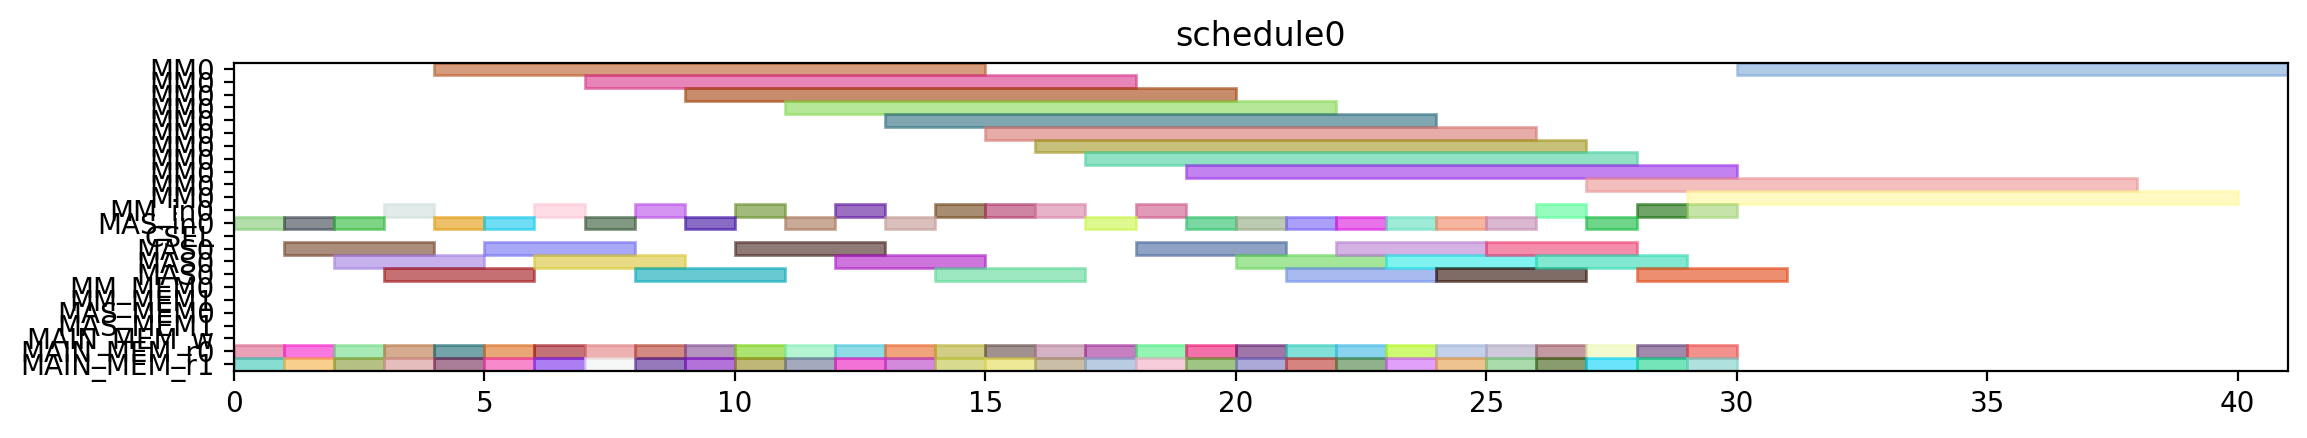

Here is the Python script that generated this plot:
from pyschedule import Scenario, solvers, plotters, alt


def solve():
	horizon = 120
	S = Scenario("schedule0", horizon=horizon)

	# resource
	MM = S.Resources('MM', num=1, size=11)
	MM_in = S.Resources('MM_in', num=1)
	MAS_in = S.Resources('MAS_in', num=1)
	CSEL = S.Resource('CSEL')
	MAS = S.Resources('MAS', num=1, size=3, periods=range(1, horizon))
	MM_MEM = S.Resources('MM_MEM', num=2)
	MAS_MEM = S.Resources('MAS_MEM', num=2)
	MAIN_MEM_w = S.Resource('MAIN_MEM_w', size=1)
	MAIN_MEM_r = S.Resources('MAIN_MEM_r', num=2)

	# result of previous scheduling

	# new tasks
	c_t0_t0_t0 = S.Task('c_t0_t0_t0', length=11, delay_cost=1)
	c_t0_t0_t0 += alt(MM)
	c_t0_t0_t0_in = S.Task('c_t0_t0_t0_in', length=1, delay_cost=1)
	c_t0_t0_t0_in += alt(MM_in)
	S += c_t0_t0_t0_in*MM_in[0]<=c_t0_t0_t0*MM[0]
	c_t0_t0_t0_mem0 = S.Task('c_t0_t0_t0_mem0', length=1, delay_cost=1)
	c_t0_t0_t0_mem0 += MAIN_MEM_r[0]
	S += c_t0_t0_t0_mem0 <= c_t0_t0_t0

	c_t0_t0_t0_mem1 = S.Task('c_t0_t0_t0_mem1', length=1, delay_cost=1)
	c_t0_t0_t0_mem1 += MAIN_MEM_r[1]
	S += c_t0_t0_t0_mem1 <= c_t0_t0_t0

	c_t0_t0_t1 = S.Task('c_t0_t0_t1', length=11, delay_cost=1)
	c_t0_t0_t1 += alt(MM)
	c_t0_t0_t1_in = S.Task('c_t0_t0_t1_in', length=1, delay_cost=1)
	c_t0_t0_t1_in += alt(MM_in)
	S += c_t0_t0_t1_in*MM_in[0]<=c_t0_t0_t1*MM[0]
	c_t0_t0_t1_mem0 = S.Task('c_t0_t0_t1_mem0', length=1, delay_cost=1)
	c_t0_t0_t1_mem0 += MAIN_MEM_r[0]
	S += c_t0_t0_t1_mem0 <= c_t0_t0_t1

	c_t0_t0_t1_mem1 = S.Task('c_t0_t0_t1_mem1', length=1, delay_cost=1)
	c_t0_t0_t1_mem1 += MAIN_MEM_r[1]
	S += c_t0_t0_t1_mem1 <= c_t0_t0_t1

	c_t0_t0_t2 = S.Task('c_t0_t0_t2', length=3, delay_cost=1)
	c_t0_t0_t2 += alt(MAS)
	c_t0_t0_t2_in = S.Task('c_t0_t0_t2_in', length=1, delay_cost=1)
	c_t0_t0_t2_in += alt(MAS_in)
	S += c_t0_t0_t2_in*MAS_in[0]<=c_t0_t0_t2*MAS[0]

	c_t0_t0_t2_mem0 = S.Task('c_t0_t0_t2_mem0', length=1, delay_cost=1)
	c_t0_t0_t2_mem0 += MAIN_MEM_r[0]
	S += c_t0_t0_t2_mem0 <= c_t0_t0_t2

	c_t0_t0_t2_mem1 = S.Task('c_t0_t0_t2_mem1', length=1, delay_cost=1)
	c_t0_t0_t2_mem1 += MAIN_MEM_r[1]
	S += c_t0_t0_t2_mem1 <= c_t0_t0_t2

	c_t0_t0_t3 = S.Task('c_t0_t0_t3', length=3, delay_cost=1)
	c_t0_t0_t3 += alt(MAS)
	c_t0_t0_t3_in = S.Task('c_t0_t0_t3_in', length=1, delay_cost=1)
	c_t0_t0_t3_in += alt(MAS_in)
	S += c_t0_t0_t3_in*MAS_in[0]<=c_t0_t0_t3*MAS[0]

	c_t0_t0_t3_mem0 = S.Task('c_t0_t0_t3_mem0', length=1, delay_cost=1)
	c_t0_t0_t3_mem0 += MAIN_MEM_r[0]
	S += c_t0_t0_t3_mem0 <= c_t0_t0_t3

	c_t0_t0_t3_mem1 = S.Task('c_t0_t0_t3_mem1', length=1, delay_cost=1)
	c_t0_t0_t3_mem1 += MAIN_MEM_r[1]
	S += c_t0_t0_t3_mem1 <= c_t0_t0_t3

	c_t0_t1_t0 = S.Task('c_t0_t1_t0', length=11, delay_cost=1)
	c_t0_t1_t0 += alt(MM)
	c_t0_t1_t0_in = S.Task('c_t0_t1_t0_in', length=1, delay_cost=1)
	c_t0_t1_t0_in += alt(MM_in)
	S += c_t0_t1_t0_in*MM_in[0]<=c_t0_t1_t0*MM[0]
	c_t0_t1_t0_mem0 = S.Task('c_t0_t1_t0_mem0', length=1, delay_cost=1)
	c_t0_t1_t0_mem0 += MAIN_MEM_r[0]
	S += c_t0_t1_t0_mem0 <= c_t0_t1_t0

	c_t0_t1_t0_mem1 = S.Task('c_t0_t1_t0_mem1', length=1, delay_cost=1)
	c_t0_t1_t0_mem1 += MAIN_MEM_r[1]
	S += c_t0_t1_t0_mem1 <= c_t0_t1_t0

	c_t0_t1_t1 = S.Task('c_t0_t1_t1', length=11, delay_cost=1)
	c_t0_t1_t1 += alt(MM)
	c_t0_t1_t1_in = S.Task('c_t0_t1_t1_in', length=1, delay_cost=1)
	c_t0_t1_t1_in += alt(MM_in)
	S += c_t0_t1_t1_in*MM_in[0]<=c_t0_t1_t1*MM[0]
	c_t0_t1_t1_mem0 = S.Task('c_t0_t1_t1_mem0', length=1, delay_cost=1)
	c_t0_t1_t1_mem0 += MAIN_MEM_r[0]
	S += c_t0_t1_t1_mem0 <= c_t0_t1_t1

	c_t0_t1_t1_mem1 = S.Task('c_t0_t1_t1_mem1', length=1, delay_cost=1)
	c_t0_t1_t1_mem1 += MAIN_MEM_r[1]
	S += c_t0_t1_t1_mem1 <= c_t0_t1_t1

	c_t0_t1_t2 = S.Task('c_t0_t1_t2', length=3, delay_cost=1)
	c_t0_t1_t2 += alt(MAS)
	c_t0_t1_t2_in = S.Task('c_t0_t1_t2_in', length=1, delay_cost=1)
	c_t0_t1_t2_in += alt(MAS_in)
	S += c_t0_t1_t2_in*MAS_in[0]<=c_t0_t1_t2*MAS[0]

	c_t0_t1_t2_mem0 = S.Task('c_t0_t1_t2_mem0', length=1, delay_cost=1)
	c_t0_t1_t2_mem0 += MAIN_MEM_r[0]
	S += c_t0_t1_t2_mem0 <= c_t0_t1_t2

	c_t0_t1_t2_mem1 = S.Task('c_t0_t1_t2_mem1', length=1, delay_cost=1)
	c_t0_t1_t2_mem1 += MAIN_MEM_r[1]
	S += c_t0_t1_t2_mem1 <= c_t0_t1_t2

	c_t0_t1_t3 = S.Task('c_t0_t1_t3', length=3, delay_cost=1)
	c_t0_t1_t3 += alt(MAS)
	c_t0_t1_t3_in = S.Task('c_t0_t1_t3_in', length=1, delay_cost=1)
	c_t0_t1_t3_in += alt(MAS_in)
	S += c_t0_t1_t3_in*MAS_in[0]<=c_t0_t1_t3*MAS[0]

	c_t0_t1_t3_mem0 = S.Task('c_t0_t1_t3_mem0', length=1, delay_cost=1)
	c_t0_t1_t3_mem0 += MAIN_MEM_r[0]
	S += c_t0_t1_t3_mem0 <= c_t0_t1_t3

	c_t0_t1_t3_mem1 = S.Task('c_t0_t1_t3_mem1', length=1, delay_cost=1)
	c_t0_t1_t3_mem1 += MAIN_MEM_r[1]
	S += c_t0_t1_t3_mem1 <= c_t0_t1_t3

	c_t0_t20 = S.Task('c_t0_t20', length=3, delay_cost=1)
	c_t0_t20 += alt(MAS)
	c_t0_t20_in = S.Task('c_t0_t20_in', length=1, delay_cost=1)
	c_t0_t20_in += alt(MAS_in)
	S += c_t0_t20_in*MAS_in[0]<=c_t0_t20*MAS[0]

	c_t0_t20_mem0 = S.Task('c_t0_t20_mem0', length=1, delay_cost=1)
	c_t0_t20_mem0 += MAIN_MEM_r[0]
	S += c_t0_t20_mem0 <= c_t0_t20

	c_t0_t20_mem1 = S.Task('c_t0_t20_mem1', length=1, delay_cost=1)
	c_t0_t20_mem1 += MAIN_MEM_r[1]
	S += c_t0_t20_mem1 <= c_t0_t20

	c_t0_t21 = S.Task('c_t0_t21', length=3, delay_cost=1)
	c_t0_t21 += alt(MAS)
	c_t0_t21_in = S.Task('c_t0_t21_in', length=1, delay_cost=1)
	c_t0_t21_in += alt(MAS_in)
	S += c_t0_t21_in*MAS_in[0]<=c_t0_t21*MAS[0]

	c_t0_t21_mem0 = S.Task('c_t0_t21_mem0', length=1, delay_cost=1)
	c_t0_t21_mem0 += MAIN_MEM_r[0]
	S += c_t0_t21_mem0 <= c_t0_t21

	c_t0_t21_mem1 = S.Task('c_t0_t21_mem1', length=1, delay_cost=1)
	c_t0_t21_mem1 += MAIN_MEM_r[1]
	S += c_t0_t21_mem1 <= c_t0_t21

	c_t0_t30 = S.Task('c_t0_t30', length=3, delay_cost=1)
	c_t0_t30 += alt(MAS)
	c_t0_t30_in = S.Task('c_t0_t30_in', length=1, delay_cost=1)
	c_t0_t30_in += alt(MAS_in)
	S += c_t0_t30_in*MAS_in[0]<=c_t0_t30*MAS[0]

	c_t0_t30_mem0 = S.Task('c_t0_t30_mem0', length=1, delay_cost=1)
	c_t0_t30_mem0 += MAIN_MEM_r[0]
	S += c_t0_t30_mem0 <= c_t0_t30

	c_t0_t30_mem1 = S.Task('c_t0_t30_mem1', length=1, delay_cost=1)
	c_t0_t30_mem1 += MAIN_MEM_r[1]
	S += c_t0_t30_mem1 <= c_t0_t30

	c_t0_t31 = S.Task('c_t0_t31', length=3, delay_cost=1)
	c_t0_t31 += alt(MAS)
	c_t0_t31_in = S.Task('c_t0_t31_in', length=1, delay_cost=1)
	c_t0_t31_in += alt(MAS_in)
	S += c_t0_t31_in*MAS_in[0]<=c_t0_t31*MAS[0]

	c_t0_t31_mem0 = S.Task('c_t0_t31_mem0', length=1, delay_cost=1)
	c_t0_t31_mem0 += MAIN_MEM_r[0]
	S += c_t0_t31_mem0 <= c_t0_t31

	c_t0_t31_mem1 = S.Task('c_t0_t31_mem1', length=1, delay_cost=1)
	c_t0_t31_mem1 += MAIN_MEM_r[1]
	S += c_t0_t31_mem1 <= c_t0_t31

	c_t1_t0_t0 = S.Task('c_t1_t0_t0', length=11, delay_cost=1)
	c_t1_t0_t0 += alt(MM)
	c_t1_t0_t0_in = S.Task('c_t1_t0_t0_in', length=1, delay_cost=1)
	c_t1_t0_t0_in += alt(MM_in)
	S += c_t1_t0_t0_in*MM_in[0]<=c_t1_t0_t0*MM[0]
	c_t1_t0_t0_mem0 = S.Task('c_t1_t0_t0_mem0', length=1, delay_cost=1)
	c_t1_t0_t0_mem0 += MAIN_MEM_r[0]
	S += c_t1_t0_t0_mem0 <= c_t1_t0_t0

	c_t1_t0_t0_mem1 = S.Task('c_t1_t0_t0_mem1', length=1, delay_cost=1)
	c_t1_t0_t0_mem1 += MAIN_MEM_r[1]
	S += c_t1_t0_t0_mem1 <= c_t1_t0_t0

	c_t1_t0_t1 = S.Task('c_t1_t0_t1', length=11, delay_cost=1)
	c_t1_t0_t1 += alt(MM)
	c_t1_t0_t1_in = S.Task('c_t1_t0_t1_in', length=1, delay_cost=1)
	c_t1_t0_t1_in += alt(MM_in)
	S += c_t1_t0_t1_in*MM_in[0]<=c_t1_t0_t1*MM[0]
	c_t1_t0_t1_mem0 = S.Task('c_t1_t0_t1_mem0', length=1, delay_cost=1)
	c_t1_t0_t1_mem0 += MAIN_MEM_r[0]
	S += c_t1_t0_t1_mem0 <= c_t1_t0_t1

	c_t1_t0_t1_mem1 = S.Task('c_t1_t0_t1_mem1', length=1, delay_cost=1)
	c_t1_t0_t1_mem1 += MAIN_MEM_r[1]
	S += c_t1_t0_t1_mem1 <= c_t1_t0_t1

	c_t1_t0_t2 = S.Task('c_t1_t0_t2', length=3, delay_cost=1)
	c_t1_t0_t2 += alt(MAS)
	c_t1_t0_t2_in = S.Task('c_t1_t0_t2_in', length=1, delay_cost=1)
	c_t1_t0_t2_in += alt(MAS_in)
	S += c_t1_t0_t2_in*MAS_in[0]<=c_t1_t0_t2*MAS[0]

	c_t1_t0_t2_mem0 = S.Task('c_t1_t0_t2_mem0', length=1, delay_cost=1)
	c_t1_t0_t2_mem0 += MAIN_MEM_r[0]
	S += c_t1_t0_t2_mem0 <= c_t1_t0_t2

	c_t1_t0_t2_mem1 = S.Task('c_t1_t0_t2_mem1', length=1, delay_cost=1)
	c_t1_t0_t2_mem1 += MAIN_MEM_r[1]
	S += c_t1_t0_t2_mem1 <= c_t1_t0_t2

	c_t1_t0_t3 = S.Task('c_t1_t0_t3', length=3, delay_cost=1)
	c_t1_t0_t3 += alt(MAS)
	c_t1_t0_t3_in = S.Task('c_t1_t0_t3_in', length=1, delay_cost=1)
	c_t1_t0_t3_in += alt(MAS_in)
	S += c_t1_t0_t3_in*MAS_in[0]<=c_t1_t0_t3*MAS[0]

	c_t1_t0_t3_mem0 = S.Task('c_t1_t0_t3_mem0', length=1, delay_cost=1)
	c_t1_t0_t3_mem0 += MAIN_MEM_r[0]
	S += c_t1_t0_t3_mem0 <= c_t1_t0_t3

	c_t1_t0_t3_mem1 = S.Task('c_t1_t0_t3_mem1', length=1, delay_cost=1)
	c_t1_t0_t3_mem1 += MAIN_MEM_r[1]
	S += c_t1_t0_t3_mem1 <= c_t1_t0_t3

	c_t1_t1_t0 = S.Task('c_t1_t1_t0', length=11, delay_cost=1)
	c_t1_t1_t0 += alt(MM)
	c_t1_t1_t0_in = S.Task('c_t1_t1_t0_in', length=1, delay_cost=1)
	c_t1_t1_t0_in += alt(MM_in)
	S += c_t1_t1_t0_in*MM_in[0]<=c_t1_t1_t0*MM[0]
	c_t1_t1_t0_mem0 = S.Task('c_t1_t1_t0_mem0', length=1, delay_cost=1)
	c_t1_t1_t0_mem0 += MAIN_MEM_r[0]
	S += c_t1_t1_t0_mem0 <= c_t1_t1_t0

	c_t1_t1_t0_mem1 = S.Task('c_t1_t1_t0_mem1', length=1, delay_cost=1)
	c_t1_t1_t0_mem1 += MAIN_MEM_r[1]
	S += c_t1_t1_t0_mem1 <= c_t1_t1_t0

	c_t1_t1_t1 = S.Task('c_t1_t1_t1', length=11, delay_cost=1)
	c_t1_t1_t1 += alt(MM)
	c_t1_t1_t1_in = S.Task('c_t1_t1_t1_in', length=1, delay_cost=1)
	c_t1_t1_t1_in += alt(MM_in)
	S += c_t1_t1_t1_in*MM_in[0]<=c_t1_t1_t1*MM[0]
	c_t1_t1_t1_mem0 = S.Task('c_t1_t1_t1_mem0', length=1, delay_cost=1)
	c_t1_t1_t1_mem0 += MAIN_MEM_r[0]
	S += c_t1_t1_t1_mem0 <= c_t1_t1_t1

	c_t1_t1_t1_mem1 = S.Task('c_t1_t1_t1_mem1', length=1, delay_cost=1)
	c_t1_t1_t1_mem1 += MAIN_MEM_r[1]
	S += c_t1_t1_t1_mem1 <= c_t1_t1_t1

	c_t1_t1_t2 = S.Task('c_t1_t1_t2', length=3, delay_cost=1)
	c_t1_t1_t2 += alt(MAS)
	c_t1_t1_t2_in = S.Task('c_t1_t1_t2_in', length=1, delay_cost=1)
	c_t1_t1_t2_in += alt(MAS_in)
	S += c_t1_t1_t2_in*MAS_in[0]<=c_t1_t1_t2*MAS[0]

	c_t1_t1_t2_mem0 = S.Task('c_t1_t1_t2_mem0', length=1, delay_cost=1)
	c_t1_t1_t2_mem0 += MAIN_MEM_r[0]
	S += c_t1_t1_t2_mem0 <= c_t1_t1_t2

	c_t1_t1_t2_mem1 = S.Task('c_t1_t1_t2_mem1', length=1, delay_cost=1)
	c_t1_t1_t2_mem1 += MAIN_MEM_r[1]
	S += c_t1_t1_t2_mem1 <= c_t1_t1_t2

	c_t1_t1_t3 = S.Task('c_t1_t1_t3', length=3, delay_cost=1)
	c_t1_t1_t3 += alt(MAS)
	c_t1_t1_t3_in = S.Task('c_t1_t1_t3_in', length=1, delay_cost=1)
	c_t1_t1_t3_in += alt(MAS_in)
	S += c_t1_t1_t3_in*MAS_in[0]<=c_t1_t1_t3*MAS[0]

	c_t1_t1_t3_mem0 = S.Task('c_t1_t1_t3_mem0', length=1, delay_cost=1)
	c_t1_t1_t3_mem0 += MAIN_MEM_r[0]
	S += c_t1_t1_t3_mem0 <= c_t1_t1_t3

	c_t1_t1_t3_mem1 = S.Task('c_t1_t1_t3_mem1', length=1, delay_cost=1)
	c_t1_t1_t3_mem1 += MAIN_MEM_r[1]
	S += c_t1_t1_t3_mem1 <= c_t1_t1_t3

	c_t1_t20 = S.Task('c_t1_t20', length=3, delay_cost=1)
	c_t1_t20 += alt(MAS)
	c_t1_t20_in = S.Task('c_t1_t20_in', length=1, delay_cost=1)
	c_t1_t20_in += alt(MAS_in)
	S += c_t1_t20_in*MAS_in[0]<=c_t1_t20*MAS[0]

	c_t1_t20_mem0 = S.Task('c_t1_t20_mem0', length=1, delay_cost=1)
	c_t1_t20_mem0 += MAIN_MEM_r[0]
	S += c_t1_t20_mem0 <= c_t1_t20

	c_t1_t20_mem1 = S.Task('c_t1_t20_mem1', length=1, delay_cost=1)
	c_t1_t20_mem1 += MAIN_MEM_r[1]
	S += c_t1_t20_mem1 <= c_t1_t20

	c_t1_t21 = S.Task('c_t1_t21', length=3, delay_cost=1)
	c_t1_t21 += alt(MAS)
	c_t1_t21_in = S.Task('c_t1_t21_in', length=1, delay_cost=1)
	c_t1_t21_in += alt(MAS_in)
	S += c_t1_t21_in*MAS_in[0]<=c_t1_t21*MAS[0]

	c_t1_t21_mem0 = S.Task('c_t1_t21_mem0', length=1, delay_cost=1)
	c_t1_t21_mem0 += MAIN_MEM_r[0]
	S += c_t1_t21_mem0 <= c_t1_t21

	c_t1_t21_mem1 = S.Task('c_t1_t21_mem1', length=1, delay_cost=1)
	c_t1_t21_mem1 += MAIN_MEM_r[1]
	S += c_t1_t21_mem1 <= c_t1_t21

	c_t1_t30 = S.Task('c_t1_t30', length=3, delay_cost=1)
	c_t1_t30 += alt(MAS)
	c_t1_t30_in = S.Task('c_t1_t30_in', length=1, delay_cost=1)
	c_t1_t30_in += alt(MAS_in)
	S += c_t1_t30_in*MAS_in[0]<=c_t1_t30*MAS[0]

	c_t1_t30_mem0 = S.Task('c_t1_t30_mem0', length=1, delay_cost=1)
	c_t1_t30_mem0 += MAIN_MEM_r[0]
	S += c_t1_t30_mem0 <= c_t1_t30

	c_t1_t30_mem1 = S.Task('c_t1_t30_mem1', length=1, delay_cost=1)
	c_t1_t30_mem1 += MAIN_MEM_r[1]
	S += c_t1_t30_mem1 <= c_t1_t30

	c_t1_t31 = S.Task('c_t1_t31', length=3, delay_cost=1)
	c_t1_t31 += alt(MAS)
	c_t1_t31_in = S.Task('c_t1_t31_in', length=1, delay_cost=1)
	c_t1_t31_in += alt(MAS_in)
	S += c_t1_t31_in*MAS_in[0]<=c_t1_t31*MAS[0]

	c_t1_t31_mem0 = S.Task('c_t1_t31_mem0', length=1, delay_cost=1)
	c_t1_t31_mem0 += MAIN_MEM_r[0]
	S += c_t1_t31_mem0 <= c_t1_t31

	c_t1_t31_mem1 = S.Task('c_t1_t31_mem1', length=1, delay_cost=1)
	c_t1_t31_mem1 += MAIN_MEM_r[1]
	S += c_t1_t31_mem1 <= c_t1_t31

	c_t2_t0_t0 = S.Task('c_t2_t0_t0', length=11, delay_cost=1)
	c_t2_t0_t0 += alt(MM)
	c_t2_t0_t0_in = S.Task('c_t2_t0_t0_in', length=1, delay_cost=1)
	c_t2_t0_t0_in += alt(MM_in)
	S += c_t2_t0_t0_in*MM_in[0]<=c_t2_t0_t0*MM[0]
	c_t2_t0_t0_mem0 = S.Task('c_t2_t0_t0_mem0', length=1, delay_cost=1)
	c_t2_t0_t0_mem0 += MAIN_MEM_r[0]
	S += c_t2_t0_t0_mem0 <= c_t2_t0_t0

	c_t2_t0_t0_mem1 = S.Task('c_t2_t0_t0_mem1', length=1, delay_cost=1)
	c_t2_t0_t0_mem1 += MAIN_MEM_r[1]
	S += c_t2_t0_t0_mem1 <= c_t2_t0_t0

	c_t2_t0_t1 = S.Task('c_t2_t0_t1', length=11, delay_cost=1)
	c_t2_t0_t1 += alt(MM)
	c_t2_t0_t1_in = S.Task('c_t2_t0_t1_in', length=1, delay_cost=1)
	c_t2_t0_t1_in += alt(MM_in)
	S += c_t2_t0_t1_in*MM_in[0]<=c_t2_t0_t1*MM[0]
	c_t2_t0_t1_mem0 = S.Task('c_t2_t0_t1_mem0', length=1, delay_cost=1)
	c_t2_t0_t1_mem0 += MAIN_MEM_r[0]
	S += c_t2_t0_t1_mem0 <= c_t2_t0_t1

	c_t2_t0_t1_mem1 = S.Task('c_t2_t0_t1_mem1', length=1, delay_cost=1)
	c_t2_t0_t1_mem1 += MAIN_MEM_r[1]
	S += c_t2_t0_t1_mem1 <= c_t2_t0_t1

	c_t2_t0_t2 = S.Task('c_t2_t0_t2', length=3, delay_cost=1)
	c_t2_t0_t2 += alt(MAS)
	c_t2_t0_t2_in = S.Task('c_t2_t0_t2_in', length=1, delay_cost=1)
	c_t2_t0_t2_in += alt(MAS_in)
	S += c_t2_t0_t2_in*MAS_in[0]<=c_t2_t0_t2*MAS[0]

	c_t2_t0_t2_mem0 = S.Task('c_t2_t0_t2_mem0', length=1, delay_cost=1)
	c_t2_t0_t2_mem0 += MAIN_MEM_r[0]
	S += c_t2_t0_t2_mem0 <= c_t2_t0_t2

	c_t2_t0_t2_mem1 = S.Task('c_t2_t0_t2_mem1', length=1, delay_cost=1)
	c_t2_t0_t2_mem1 += MAIN_MEM_r[1]
	S += c_t2_t0_t2_mem1 <= c_t2_t0_t2

	c_t2_t0_t3 = S.Task('c_t2_t0_t3', length=3, delay_cost=1)
	c_t2_t0_t3 += alt(MAS)
	c_t2_t0_t3_in = S.Task('c_t2_t0_t3_in', length=1, delay_cost=1)
	c_t2_t0_t3_in += alt(MAS_in)
	S += c_t2_t0_t3_in*MAS_in[0]<=c_t2_t0_t3*MAS[0]

	c_t2_t0_t3_mem0 = S.Task('c_t2_t0_t3_mem0', length=1, delay_cost=1)
	c_t2_t0_t3_mem0 += MAIN_MEM_r[0]
	S += c_t2_t0_t3_mem0 <= c_t2_t0_t3

	c_t2_t0_t3_mem1 = S.Task('c_t2_t0_t3_mem1', length=1, delay_cost=1)
	c_t2_t0_t3_mem1 += MAIN_MEM_r[1]
	S += c_t2_t0_t3_mem1 <= c_t2_t0_t3

	c_t2_t1_t0 = S.Task('c_t2_t1_t0', length=11, delay_cost=1)
	c_t2_t1_t0 += alt(MM)
	c_t2_t1_t0_in = S.Task('c_t2_t1_t0_in', length=1, delay_cost=1)
	c_t2_t1_t0_in += alt(MM_in)
	S += c_t2_t1_t0_in*MM_in[0]<=c_t2_t1_t0*MM[0]
	c_t2_t1_t0_mem0 = S.Task('c_t2_t1_t0_mem0', length=1, delay_cost=1)
	c_t2_t1_t0_mem0 += MAIN_MEM_r[0]
	S += c_t2_t1_t0_mem0 <= c_t2_t1_t0

	c_t2_t1_t0_mem1 = S.Task('c_t2_t1_t0_mem1', length=1, delay_cost=1)
	c_t2_t1_t0_mem1 += MAIN_MEM_r[1]
	S += c_t2_t1_t0_mem1 <= c_t2_t1_t0

	c_t2_t1_t1 = S.Task('c_t2_t1_t1', length=11, delay_cost=1)
	c_t2_t1_t1 += alt(MM)
	c_t2_t1_t1_in = S.Task('c_t2_t1_t1_in', length=1, delay_cost=1)
	c_t2_t1_t1_in += alt(MM_in)
	S += c_t2_t1_t1_in*MM_in[0]<=c_t2_t1_t1*MM[0]
	c_t2_t1_t1_mem0 = S.Task('c_t2_t1_t1_mem0', length=1, delay_cost=1)
	c_t2_t1_t1_mem0 += MAIN_MEM_r[0]
	S += c_t2_t1_t1_mem0 <= c_t2_t1_t1

	c_t2_t1_t1_mem1 = S.Task('c_t2_t1_t1_mem1', length=1, delay_cost=1)
	c_t2_t1_t1_mem1 += MAIN_MEM_r[1]
	S += c_t2_t1_t1_mem1 <= c_t2_t1_t1

	solvers.mip.solve(S,msg=1,kind='CPLEX',ratio_gap=1.01)

	solution = [['hoge']*len(S.solution()[1]) for i in range(len(S.solution()))]
	for i in range(len(S.solution())):
		for j in range(len(S.solution()[i])):
			solution[i][j]=str(S.solution()[i][j])
	print(solution)

	cycles = int(solution[-1][3])

	pic_file_name = "/mnt/rose/usr1/fukuda/ABE/multiRAM_multiMAS_16mux/scheduling_result/stage11MM1_stage3MAS1/MUL/schedule0.png"
	if(S.solution() != []):
		plotters.matplotlib.plot(S,img_filename=pic_file_name, show_task_labels=False, fig_size=(cycles*0.25+3, 2))

	return solution
